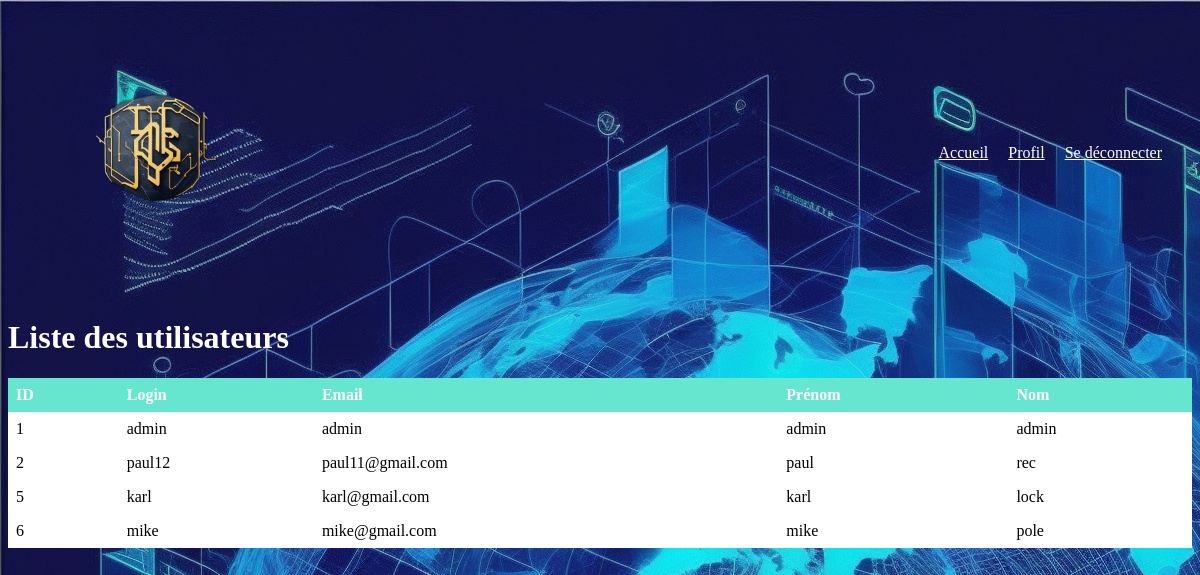
The page /admin.php (signed in) on the database its author committed.
### tables this page shows
CREATE TABLE IF NOT EXISTS `utilisateurs` (
  `id` int NOT NULL AUTO_INCREMENT,
  `login` varchar(255) NOT NULL,
  `prenom` varchar(255) NOT NULL,
  `nom` varchar(255) NOT NULL,
  `password` varchar(255) NOT NULL,
  `email` varchar(255) NOT NULL,
  PRIMARY KEY (`id`)
);

### admin.php (the view, shortened to what this page needs)
<?php
$conn = new mysqli('localhost', 'root', '', 'moduleconnexion');
?>
<!DOCTYPE html>
<html>
<head>
  <link rel="stylesheet" href="admin.css">
</head>
<body>
<header>
<img src="logo.png" alt="Logo du site">
        <nav>
            <ul>
                <li><a href="index.php">Accueil</a></li>
                <li><a href="profil.php">Profil</a></li>
                <li><a href="deconnexion.php">Se déconnecter</a></li>
            </ul>
        </nav>
    </header>
  <div class="container">
    <h1>Liste des utilisateurs</h1>
    <?php
    $result = $conn->query("SELECT * FROM utilisateurs");
    if ($result->num_rows > 0) {
        echo "<table>";
        echo "<tr><th>ID</th><th>Login</th><th>Email</th><th>Prénom</th><th>Nom</th></tr>";
        while ($user = $result->fetch_assoc()) {
            echo "<tr>";
            echo "<td>" . htmlspecialchars($user['id']) . "</td>";
            echo "<td>" . htmlspecialchars($user['login']) . "</td>";
            echo "<td>" . htmlspecialchars($user['email']) . "</td>";
            echo "<td>" . htmlspecialchars($user['prenom']) . "</td>";
            echo "<td>" . htmlspecialchars($user['nom']) . "</td>";
            echo "</tr>";
        }
        echo "</table>";
    } else {
        echo "<p>Aucun utilisateur trouvé.</p>";
    }
    ?>
  </div>
</body>
</html>

### admin.css (style rules this page uses)
body { background-color: beige; }
header { display: flex; justify-content: space-between; align-items: center; padding: 20px; }
header img { height: 50px; }
header nav ul { list-style: none; margin: 0; padding: 0; display: flex; }
header nav li { margin: 0 10px; }
table { border-collapse: collapse; width: 100%; }
th, td { text-align: left; padding: 8px; }
td { background-color: white; }
th { background-color: #66e6ce; color: white; }
header img { width: 250px; height: 250px; }
body { background-image: url('fond.jpg'); }
h1 { color: white; }
a { color: white; }

### rows shown on the page
utilisateurs: id "1", login "admin", email "admin", prenom "admin", nom "admin"
utilisateurs: id "2", login "paul12", email "paul11@gmail.com", prenom "paul", nom "rec"
utilisateurs: id "5", login "karl", email "karl@gmail.com", prenom "karl", nom "lock"
utilisateurs: id "6", login "mike", email "mike@gmail.com", prenom "mike", nom "pole"
